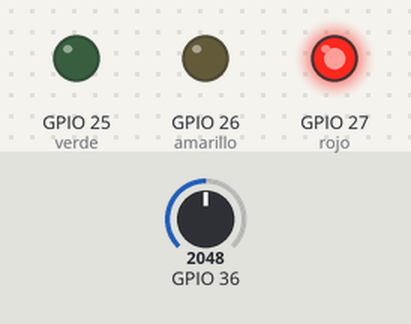
Recording of a sketch running on a simulated ESP32. On the bench: output pins drawn as LEDs (lit = HIGH). Dashed ring = blinking. Inputs (shaded band) come from the test bench; at power-on: GPIO 36 = 2048. WiFi joins after 1.5 s; servers stay silent unless stated; what the sketch prints to the serial monitor is not drawn.

Above: at 2.7 s.
2.8 s: GPIO 36 set to 757
4.3 s: GPIO 36 set to 644
At 4.41 s:
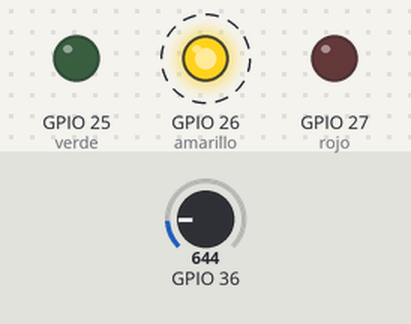
7.3 s: GPIO 36 set to 552
10.3 s: GPIO 36 set to 498
At 10.41 s:
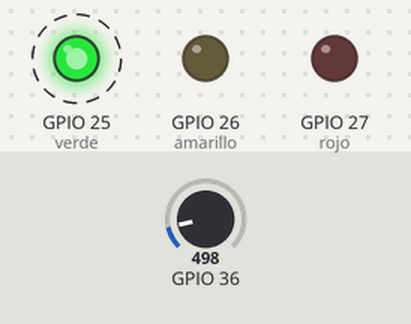
13.3 s: GPIO 36 set to 1228
At 14.5 s:
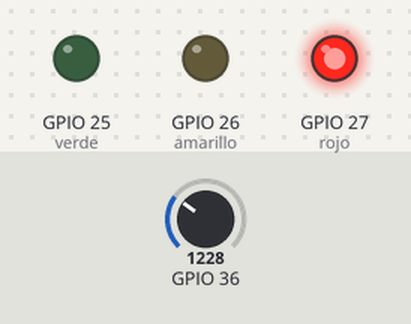
14.8 s: GPIO 36 set to 491
At 15.57 s:
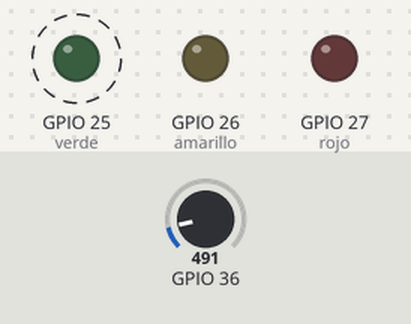
Timing chart, 0 to 18.8 s (numbered marks = the images above; inputs shaded):
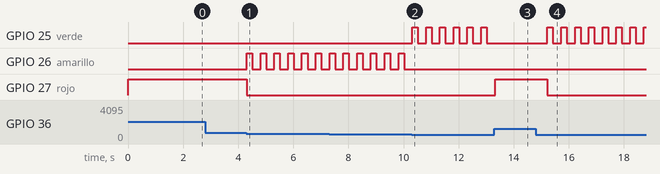

Measured:
- the behaviour switches between 717 and 716 on GPIO 36 (found by bisection; images 0 and 1)
- the behaviour switches between 532 and 531 on GPIO 36 (found by bisection; images 1 and 2)
- after the input at 2.8 s, every drawn part: stays the same
- after the input at 4.3 s, GPIO 26 (amarillo): alternates HIGH for 0.20 s and LOW for 0.30 s, starting at once; GPIO 27 (rojo): HIGH → LOW at once
- after the input at 10.3 s, GPIO 25 (verde): alternates HIGH for 0.20 s and LOW for 0.30 s, starting at once; GPIO 26 (amarillo): stops changing and stays LOW
- after the input at 13.3 s, GPIO 25 (verde): stops changing and stays LOW; GPIO 27 (rojo): LOW → HIGH at once
- after the input at 14.8 s, GPIO 25 (verde): alternates HIGH for 0.20 s and LOW for 0.30 s, starting after 0.42 s; GPIO 27 (rojo): HIGH → LOW after 0.42 s

The sketch:

iot_gas_sensor.ino
```cpp
#include <WiFi.h>
#include <WiFiClientSecure.h>
#include <UniversalTelegramBot.h>
#include <SimpleTimer.h>
#define CHAT_ID "Your chat ID"
float  minimo = 2.6;
float  maximo = 3.5;
int verde = 25;
int amarillo = 26;
int rojo = 27;
int flag = 0;
int acu = 0;
int horas = 1; // horas cada cuanto reiniciamos por seguridad
unsigned long previousMillis = 0;
const long interval = 1500;
SimpleTimer timer;

// Initialize Wifi connection to the router
char ssid[] = "Your Wifi Name";     // your network SSID (name)
char password[] = "Ypour Wifi Pass"; // your network key

// Initialize Telegram BOT
#define BOTtoken "Your Bot Token"  // your Bot Token (Get from Botfather)
WiFiClientSecure client;
UniversalTelegramBot bot(BOTtoken, client);
int Bot_mtbs = 1000; //mean time between scan messages
long Bot_lasttime;   //last time messages' scan has been done

void setup() {
  Serial.begin(115200);
  timer.setInterval(horas * 3600000, reinicio);
  pinMode(verde, OUTPUT);
  pinMode(rojo, OUTPUT);
  pinMode(amarillo, OUTPUT);
  digitalWrite(rojo, LOW);
  digitalWrite(verde, LOW);
  digitalWrite(amarillo, LOW);
}

void loop() {
  timer.run();
  int adc_MQ = analogRead(A0); //Lemos la salida analógica del MQ
  float voltaje = adc_MQ * (5.0 / 1023.0); //Convertimos la lectura en un valor de voltaje

  Serial.print("adc:");
  Serial.print(adc_MQ);
  Serial.print("    voltaje:");
  Serial.println(voltaje);

  if (voltaje <= minimo) {
    flag = 0;
    Serial.println("Bueno");
    digitalWrite(rojo, LOW);
    digitalWrite(amarillo, LOW);
    digitalWrite(verde, HIGH);
    delay(200);
    digitalWrite(verde, LOW);
    delay(200);
  }
  else if (  voltaje > minimo && voltaje < maximo ) {
    Serial.println("Regular");
    digitalWrite(rojo, LOW);
    digitalWrite(verde, LOW);
    digitalWrite(amarillo, HIGH);
    delay(200);
    digitalWrite(amarillo, LOW);
    delay(200);
  }
  else if ( voltaje > maximo) {
    Serial.println("Malo");
    digitalWrite(rojo, HIGH);
    digitalWrite(amarillo, LOW);
    digitalWrite(verde, LOW);
    if (flag == 0) {
      alerta();
    }
  }
  delay(100);
}

void alerta() {
  flag = 1;
  Serial.print("Connecting Wifi: ");
  Serial.println(ssid);

  WiFi.mode(WIFI_STA);
  WiFi.begin(ssid, password);
  while (WiFi.status() != WL_CONNECTED) {
    Serial.print(".");
    acu++;
    delay(500);
    if (acu == 30) {
      ESP.restart();
    }
  }
  Serial.println("");
  Serial.println("WiFi connected");
  Serial.print("IP address: ");
  Serial.println(WiFi.localIP());

  String message = "Gases detectados";
  if (bot.sendMessage(CHAT_ID, message, "Markdown")) {
    Serial.println("TELEGRAM Successfully sent");
    WiFi.mode(WIFI_OFF); //apagar wifi par ahorrar bateria
  }
}
void reinicio() {
  ESP.restart();
}
```
